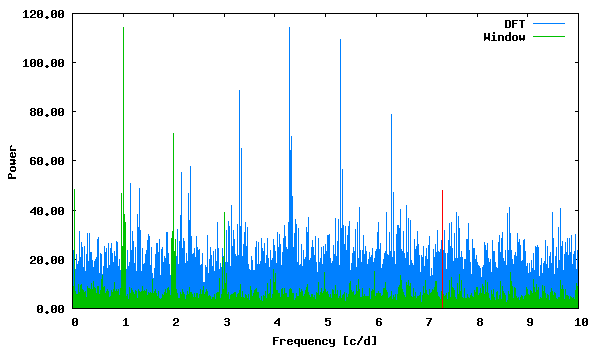

gnuplot code for this plot:
set term png size 600,350 medium
set colors classic
set output "phase_lc_19.deeming.png"
set xlabel "Frequency [c/d]"
set ylabel "Power"
set format y "%5.2f"
plot "deeming.periodogram" using 1:2 with lines linecolor 3 title "DFT", "deeming.periodogram" using 1:3 with lines linecolor 2 title "Window", "<echo '7.303102 48.19438694'" with impulses linecolor 1 title ""
 
